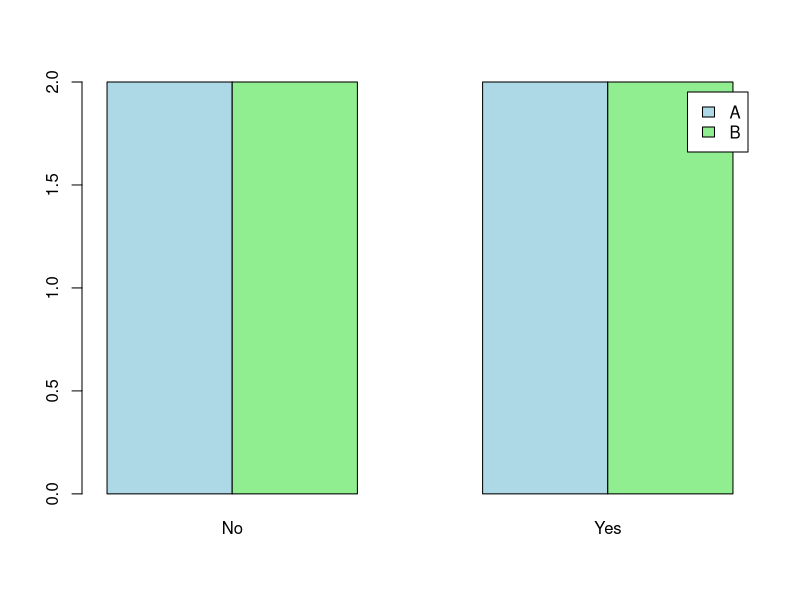

Write R code to recreate this figure.
# Step 1: Create a contingency table
data <- data.frame(
  Category = c("A", "B", "A", "B", "A", "B", "A", "B"),
  Outcome = c("Yes", "Yes", "No", "Yes", "Yes", "No", "No", "No")
)

cont_table <- table(data$Category, data$Outcome)

# Step 2: Perform the chi-square test
chi_sq_result <- chisq.test(cont_table)

# Step 3: Interpret the result
print(chi_sq_result)

# Step 4: Draw a conclusion
if (chi_sq_result$p.value < 0.05) {
  cat("Conclusion: There is a significant association between Category and Outcome.\n")
} else {
  cat("Conclusion: There is no significant association between Category and Outcome.\n")
}

# Create a bar plot of the contingency table
barplot(cont_table, beside = TRUE, legend.text = TRUE, col = c("lightblue", "lightgreen"))
